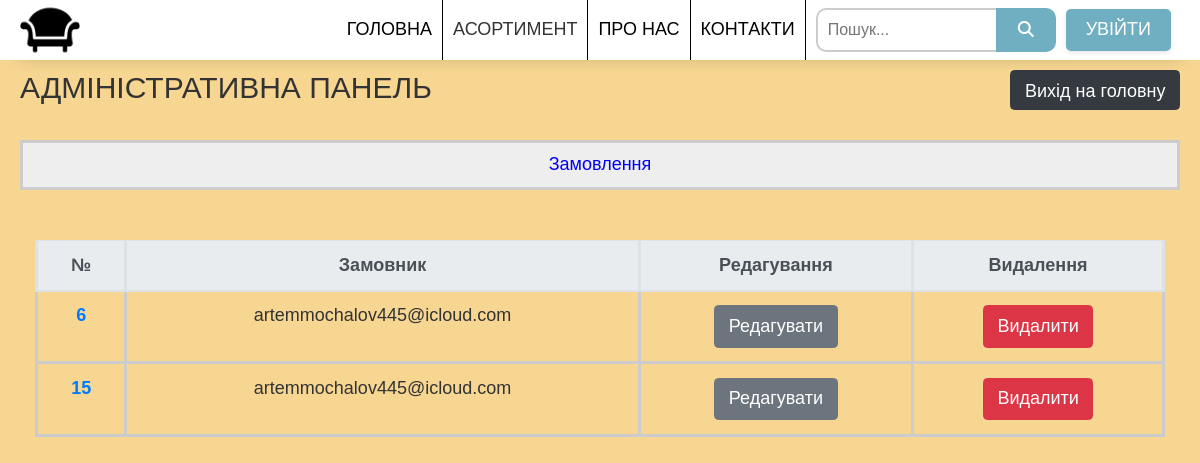
Page /admin/index.php on the earlier database version.
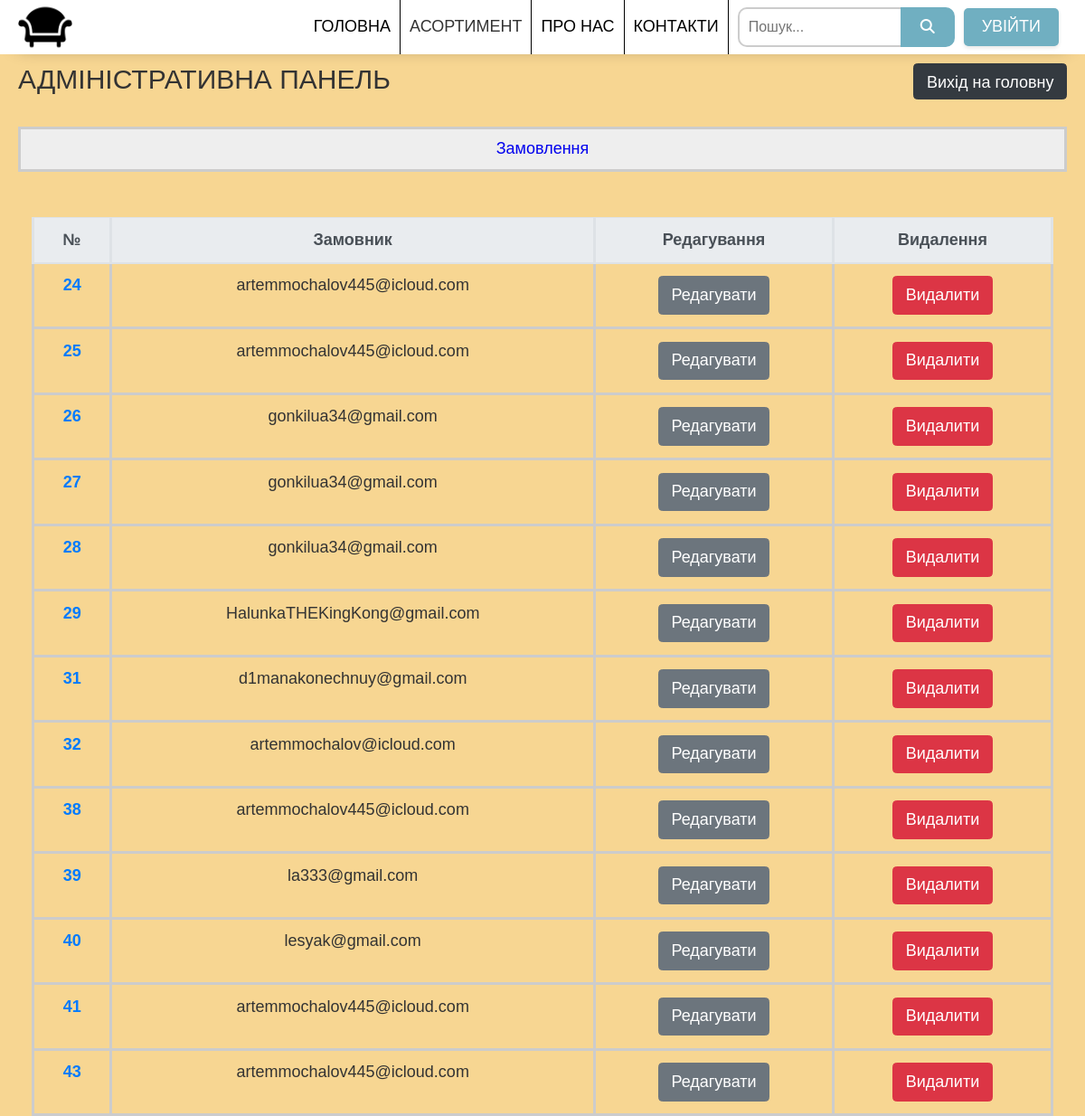
Same page on the later database version.
### tables this page shows
CREATE TABLE `orders` (
  `id` int(11) NOT NULL,
  `username` varchar(30) NOT NULL,
  `usersurname` varchar(30) NOT NULL,
  `phonenumber` varchar(13) NOT NULL,
  `email` varchar(50) NOT NULL,
  `address` varchar(100) NOT NULL,
  `productid` int(10) NOT NULL,
  `orderDate` varchar(20) NOT NULL DEFAULT '',
  `status` int(11) NOT NULL DEFAULT 1
);

### admin/index.php (the view, shortened to what this page needs)
<?php
$servername = "localhost";
$username = "root";
$password = "";
$db = 'furnituredb';
$conn = mysqli_connect($servername, $username, $password, $db);
?>
<!doctype html>
<html lang="uk">
<head>
    <link rel="stylesheet" href="https://cdn.jsdelivr.net/npm/bootstrap@4.0.0/dist/css/bootstrap.min.css">
    <link rel="stylesheet" href="../css/ToZero.css">
    <link rel="stylesheet" href="../css/all.css">
    <link rel="stylesheet" href="../css/main.css">
</head>
<body class="admin">
<header class="header">
    <div class="container">
        <div class="header__body">
            <a href="#" class="header__logo">
                <img src="../img/sofa.png" alt="">
            </a>
            <nav class="header__menu">
                <ul class="header__list">
                    <li><a href="../index.php" class="header__link">Головна</a></li>
                    <li id="header-button">
                        <a class="header__link">Асортимент</a>
                    </li>
                    <li><a href="../aboutus.php" class="header__link">Про нас</a></li>
                    <li><a href="../contacts.php" class="header__link">Контакти</a></li>
                    <li class="search-wrapper">
                        <form action="../search.php" method="post">
                            <div class="search-container">
                                <input  type="text"   name="keywords" placeholder="Пошук..." />
                                <button type="submit" name="submitKeywords">
                                    <i class="fa-solid fa-magnifying-glass"></i>
                                </button>
                            </div>
                        </form>
                    </li>
                    <?php
                    if(empty($_SESSION['user'])):
                        ?>
                        <li class="userlogin-container">
                            <div class="btn-group mr-2 " role="group" aria-label="Second group">
                                <a class="header__link userlogin" href = "../login/login.php" type="button" class="btn btn-light">Увійти</a>
                            </div>
                        </li>
                    <?php endif; if(!empty($_SESSION['user'])):?>
                        <li class="usergear">
                            <div class="dropdown">
                                <button onclick="gearFunction()" class="dropbtn"><i class="fa-solid fa-gear"></i></button>
                                <div id="myDropdown" class="dropdown-content">
                                    <a class="username" href="../userProfile.php"><i class="fa-regular fa-user"><span><?php echo $_SESSION['user'];?></span></i></a>
                                    <?php
                                    if(6 !== GetRoleUsingEmail($_SESSION['email'])){
                                        echo  '<a class="useradmin" href="admin/index.php"><i class="fa-solid fa-lock"><span>Адмін-панель</span></i></a>';
                                    }
                                    ?>
                                    <a class="userexit" href="../login/exit.php"><i class="fa-solid fa-arrow-right-from-bracket"><span>Вихід</span></i></a>
                                </div>
                            </div>
                        </li>
                    <?php endif;?>
                </ul>
            </nav>
        </div>
    </div>
</header>
<div style="margin-top: 70px"; class="container">
    <div class="top-admin">
        <h1 style="font-size: 30px; text-transform: uppercase; ">Адміністративна панель</h1>
        <a href="../index.php" class="btn btn-dark">Вихід на головну</a>
    </div>
    <div style="margin-top: 30px;" class="tabs-wrapper">
        <div class="tabs-container">
            <div class="tabs__triggers">
                <a href="#tab-orders" id="#tab-orders" class ="tabs__triggers__item">Замовлення</a>
            </div>
            <div class="tabs__content">
                <div id="tab-orders" class="tabs__content__item tabs__content__item--active col">
                    <table class="table">
                        <thead class="thead-light">
                        <tr>
                            <th scope="col">№</th>
                            <th scope="col">Замовник</th>
                            <th scope="col">Редагування</th>
                            <th scope="col">Видалення</th>
                        </tr>
                        </thead>
                        <?php
                        $sql = "SELECT * FROM orders";
                        $result = mysqli_query($conn, $sql);
                        foreach ($result as $order):
                            ?>
                            <tbody>
                            <tr>
                                <th scope="row"><a href="../orderInfo.php?order_id=<?=$order['id']?>"><?=$order['id']?></a></th>
                                <td><?=$order['email']?></td>
                                <td><a href="./ordersOperations/editOrder.php?order_id=<?=$order['id']?>" class="btn btn-secondary">Редагувати</a></td>
                                <td><a href="./ordersOperations/deleteOrder.php?order_id=<?=$order['id'];?>" class="btn btn-danger">Видалити</a></td>
                            </tr>
                            </tbody>
                        <?php endforeach;?>
                    </table>
                </div>
            </div>
        </div>
    </div>
</div>
</body>
</html>

### css/ToZero.css (style rules this page uses)
html, body, div, span, object, iframe, h1, h2, h3, h4, h5, h6, p, blockquote, pre, a, abbr, acronym, address, big, cite, code, del, dfn, em, img, ins, kbd, q, s, samp, small, strike, strong, sub, sup, tt, var, b, u, i, center, dl, dt, dd, ol, ul, li, fieldset, form, label, legend, table, caption, tbody, tfoot, thead, tr, th, td, article, aside, canvas, details, embed, figure, figcaption, footer, header, hgroup, menu, nav, output, ruby, section, summary, time, mark, audio, video { margin: 0; padding: 0; border: 0; font-size: 100%; vertical-align: baseline; }
article, aside, details, figcaption, figure, footer, header, hgroup, menu, nav, section { display: block; }
body { line-height: 1.2; }
ul { padding-left: 1.4em; list-style: square; }
table { border-collapse: collapse; border-spacing: 0; }

### css/main.css (style rules this page uses)
* { margin: 0; padding: 0; box-sizing: border-box; list-style: none; }
ul { padding:0; }
html, body { word-wrap: break-word; height: 100%; margin: 0; padding: 0; font-family: Arial, "Helvetica Neue", Helvetica, sans-serif; font-size: 18px; color:#333333; }
.container { max-width: 1440px; margin: 0 auto; padding: 0 20px; }
a { cursor: pointer; }
.header { position:fixed; width: 100%; top: 0; left: 0; z-index: 10; transition: top 0.3s, background-color 0.3s; }
.header:before { z-index: 3; content:''; position: absolute; top: 0; left: 0; width: 100%; height: 100%; background: #fff; box-shadow: 0 11px 20px -20px rgba(0,0,0,0.45); }
.header__body { position: relative; display: flex; justify-content: space-between; height: 60px; align-items: center; }
.header__logo { flex: 0 0 60px; border-radius: 50%; overflow: hidden; position: relative; z-index: 3; }
.header__logo img { max-width: 100%; display: block; }
.header__menu { height: 100%; z-index: 10; }
.header__list { display: flex; height: 100%; }
.header__list li { position: relative; list-style: none; border-right: 1px solid black; }
.header__list li:last-child, .header__list .search-wrapper { border:none; }
.header__list li a, .header__list .username { height: 100%; text-align: center; }
.header__link { text-decoration: none!important; text-transform: uppercase; color: #000000; position:relative; display: flex; align-items: center; padding: 0 10px 0 10px; }
#header-button { user-select:none; }
.userlogin-container { align-self: center; }
.userlogin { display: inline-block; padding: 10px 20px!important; background-color: #70afc1!important; color: #fff; border-radius: 5px; text-decoration: none; box-shadow: 0 2px 4px rgba(0, 0, 0, 0.1); }
form { text-align: center; }
.search-wrapper { display: flex; justify-content: center; align-items: center; }
.search-container { display: flex; justify-content: center; align-items: center; padding: 0 10px 0 10px; }
.search-container input { padding: 10px; max-width:180px; border: 2px solid #ccc; border-bottom-left-radius: 10px; border-top-left-radius: 10px; font-size: 16px; border-right:none; outline:none !important; }
.search-container button { padding: 10px 20px; background-color: #70afc1; color: #fff; border: 2px solid #70afc1; border-bottom-right-radius: 10px; border-top-right-radius: 10px; font-size: 16px; cursor: pointer; }
th,td { vertical-align:middle; border: 3px solid #ccc; padding: 10px; text-align: center; align-items: center; }
.table { margin-top: 30px; }
.top-admin { display: flex; justify-content: space-between; height:40px; }
.tabs__triggers { display: flex; }
.tabs__triggers a { text-decoration: none; color: #0000ee; }
.tabs__triggers__item { display: flex; justify-content: center; align-items: center; height: 50px; flex-grow: 1; text-align: center; background-color: #fff; }
.tabs__triggers__item--active { background-color: #eeeeee; border: 3px #ccc solid; }
.tabs__content__item { display: none; padding-top: 20px; }
.tabs__content__item--active { display:block; }

### admin/index.php (style rules this page uses)
body { font-family: Verdana, Arial, Helvetica, Sans-Serif; background-color: #f7d692; font-family: Arial; text-decoration: none; }

Differences in the rows shown:
removed orders: id "6", email "artemmochalov445@icloud.com"
removed orders: id "15", email "artemmochalov445@icloud.com"
added orders: id "24", email "artemmochalov445@icloud.com"
added orders: id "25", email "artemmochalov445@icloud.com"
added orders: id "26", email "gonkilua34@gmail.com"
added orders: id "27", email "gonkilua34@gmail.com"
added orders: id "28", email "gonkilua34@gmail.com"
added orders: id "29", email "HalunkaTHEKingKong@gmail.com"
added orders: id "31", email "d1manakonechnuy@gmail.com"
added orders: id "32", email "artemmochalov@icloud.com"
added orders: id "38", email "artemmochalov445@icloud.com"
added orders: id "39", email "la333@gmail.com"
added orders: id "40", email "lesyak@gmail.com"
added orders: id "41", email "artemmochalov445@icloud.com"
added orders: id "43", email "artemmochalov445@icloud.com"
